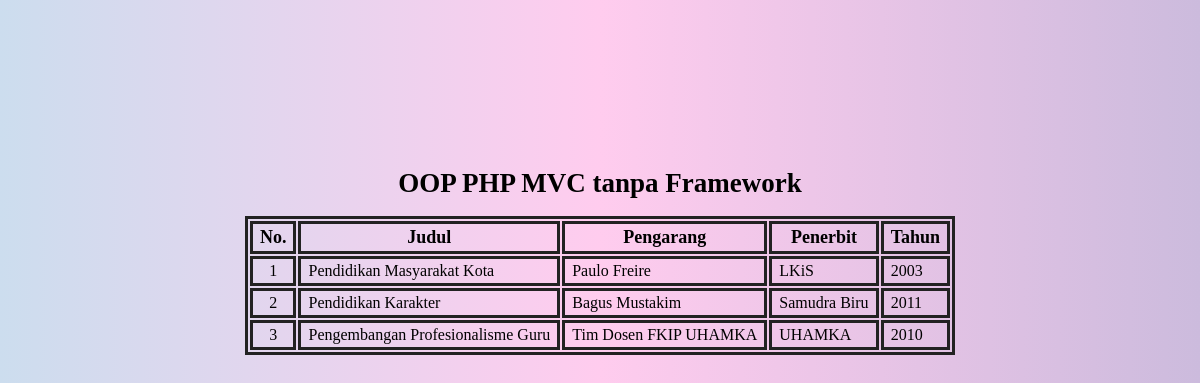
The page /latihan9/index.php on the database its author committed.
### tables this page shows
CREATE TABLE `book` (
  `id` int(11) NOT NULL,
  `Judul` varchar(40) NOT NULL,
  `Pengarang` varchar(30) NOT NULL,
  `Penerbit` varchar(25) NOT NULL,
  `Tahun` varchar(10) NOT NULL
);

### latihan9/Controllers/Library.php (called while the page is built, shortened)
<?php
class Library
{
   private $model;
   function __construct()
   {
      $this->model = new LibraryModel();
   }
   public function index()
   {
      $data['listBuku'] = $this->model->getLibrary();
      return $this->render('daftarbuku', $data);
   }
   private function render($view, $data = [])
   {
      require_once __DIR__ . '/../view/' . $view . '.php';
   }
}
?>

### latihan9/index.php (called while the page is built)
<?php
require_once __DIR__ . "/Controllers/Library.php";
require_once __DIR__ . "/Models/LibraryModel.php";
$url = isset($_SERVER["PATH_INFO"]) ? explode("/", ltrim($_SERVER["PATH_INFO"], "/")) : "/";
$index = new Library();
if($url[0] = "/"){
   return $index->index();
}
?>

### latihan9/Models/LibraryModel.php (called while the page is built)
<?php
class LibraryModel{
   function __construct()
   {
      $this->connection = new mysqli(
         'localhost', 'root','', 'library'
      );
   }
   public function getLibrary(){
      $query = "SELECT * FROM book";
      $result = $this->connection->query($query);
      return $result;
   }
}
?>

### latihan9/view/daftarbuku.php (the view, shortened to what this page needs)
<!DOCTYPE html>
<html lang="en">
<head>
</head>
<body>
   <h3>OOP PHP MVC tanpa Framework</h5>
   <table class="table">
      <thead>
         <tr>
            <th>No.</th>
            <th>Judul</th>
            <th>Pengarang</th>
            <th>Penerbit</th>
            <th>Tahun</th>
         </tr>
      </thead>
      <tbody>
         <?php
         $no = 1;
         if ($listBuku) {
            foreach ($listBuku as $value) { ?>
               <tr>
                  <td style="text-align: center;"><?= $no++; ?></td>
                  <td><?= $value["Judul"]; ?></td>
                  <td><?= $value["Pengarang"]; ?></td>
                  <td><?= $value["Penerbit"]; ?></td>
                  <td><?= $value["Tahun"]; ?></td>
               </tr>
            <?php
            }
         } ?>
      </tbody>
   </table>
</body>
</html>

### latihan9/view/daftarbuku.php (style rules this page uses)
body { background : linear-gradient(to right, #CCDDEE, #FFCCEE, #CCBBDD); display: flex; justify-content: center; align-items: center; flex-direction: column; height: 60vh; }
.table { border: 3px solid #222; }
tr th { border: 3px solid #222; padding: 3px 7px; font-size: 18px; }
tr td { border: 3px solid #222; padding: 3px 7px; font-size: 16px; }
h3 { font-size: 27px; margin-bottom: 17px; text-align: center; }

### rows shown on the page
book: Judul "Pendidikan Masyarakat Kota", Pengarang "Paulo Freire", Penerbit "LKiS", Tahun "2003"
book: Judul "Pendidikan Karakter", Pengarang "Bagus Mustakim", Penerbit "Samudra Biru", Tahun "2011"
book: Judul "Pengembangan Profesionalisme Guru", Pengarang "Tim Dosen FKIP UHAMKA", Penerbit "UHAMKA", Tahun "2010"
